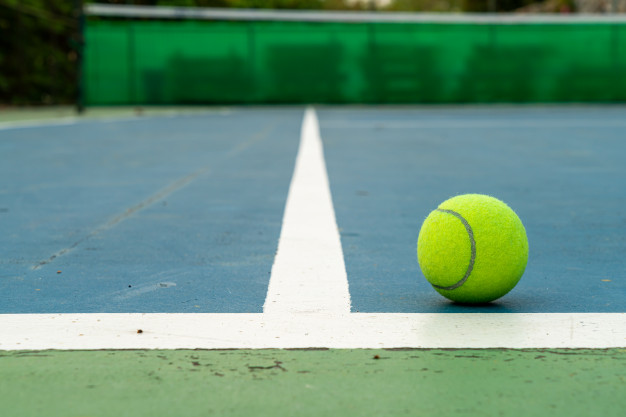
#> input picture Class/img2/1.jpg, 626 x 417 px, given in place of the camera
$ python 'Class Week 6 Camnera Colour Detective.py'
#> lines starting #> are read from the running program, lines starting #| are printed output that depends on the picture; after the words box and inside, x2 and y2 are one past the last pixel; in counts of white or black regions, pixels touching at a corner belong together
import numpy as np
import cv2 as cv
cap = cv.VideoCapture(0)
if not cap.isOpened():
    print("Cannot open camera")
    exit()
while True:
    # Capture frame-by-frame
    ret, frame = cap.read()
#> frame is the input picture: shape (417, 626, 3); mean B, G, R 124.3, 145.7, 103.9
    # if frame is read correctly ret is True
    if not ret:
        print("Can't receive frame (stream end?). Exiting ...")
        break
    # Our operations on the frame come here
    frame = cv.GaussianBlur(frame, (5,5), 0)
    hsv = cv.cvtColor(frame, cv.COLOR_BGR2HSV)
#> hsv: shape (417, 626, 3); mean H, S, V 70.8, 114.9, 151.5
    b_img = cv.inRange(hsv,(85,110,70),(120,255,255))
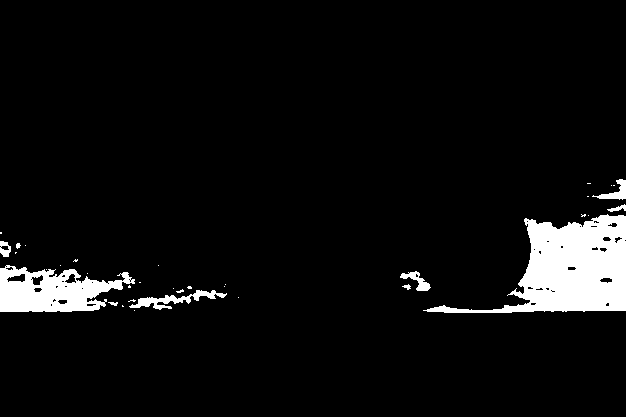
#> b_img: shape (417, 626); 5.6% white; 35 white regions (25 under 20 px), largest, box (x1, y1, x2, y2) and area: (423, 214, 626, 313) 9309, (0, 265, 135, 312) 3907, (129, 290, 227, 310) 622
    # Use morphology to remove noise in the binary image
    kernel = cv.getStructuringElement(cv.MORPH_RECT, (5,5))
    # b_img = cv.morphologyEx(b_img,cv.MORPH_CLOSE,kernel,iterations=2)
    b_img = cv.morphologyEx(b_img,cv.MORPH_OPEN,kernel,iterations=1)
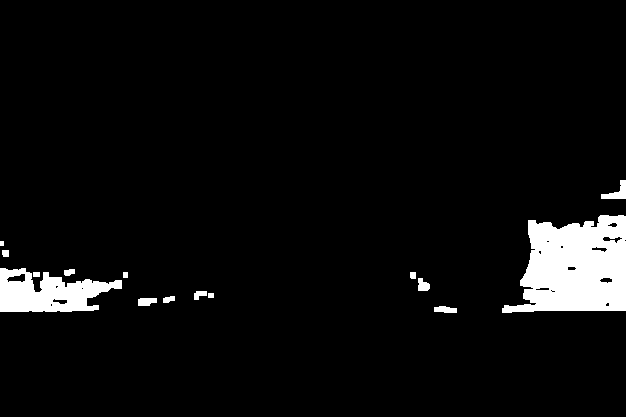
#> b_img: shape (417, 626); 5.1% white; 15 white regions

    contours, hierachy = cv.findContours(b_img,cv.RETR_EXTERNAL, cv.CHAIN_APPROX_SIMPLE)
#> contours = 15 contours, 1 with area under 20; largest, box (x1, y1, x2, y2) and area: (502, 215, 626, 313) 8772, (0, 268, 122, 312) 3316, (601, 180, 626, 199) 185, (138, 298, 157, 306) 106, (434, 306, 457, 313) 101
    for cnt in contours:
        if cv.contourArea(cnt)>100:
            x,y,w,h = cv.boundingRect(cnt)
            cv.rectangle(frame,(x,y),(x+w,y+h),(0,255,0),2)
#> this loop made 15 passes
#> (x, y, w, h) on passes 1, 2, 11, 14, 15: (434, 306, 23, 7), (138, 298, 19, 8), (0, 268, 122, 44), (502, 215, 124, 98), (601, 180, 25, 19)
#> cnt on passes 4, 8, 9, 13: [[208, 293], [208, 297], [213, 297], [213, 293]], [[123, 272], [123, 277], [127, 277], [127, 272]], [[33, 272], [33, 276], [39, 276], [39, 272]], [[0, 241], [0, 245], [3, 245], [3, 241]]
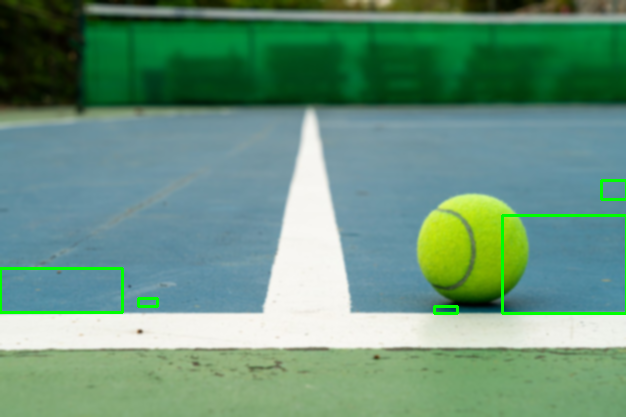
#> frame: shape (417, 626, 3); mean B, G, R 122.8, 146.8, 102.8
    # Display the resulting frame
    cv.imshow('frame', frame)
    # cv.imshow('binary', b_img)
    if cv.waitKey(1) == ord('q'):
#> (key q is pressed here)
        break
# When everything done, release the capture
cap.release()
cv.destroyAllWindows()

$ run again, on Class/img2/2.jpg
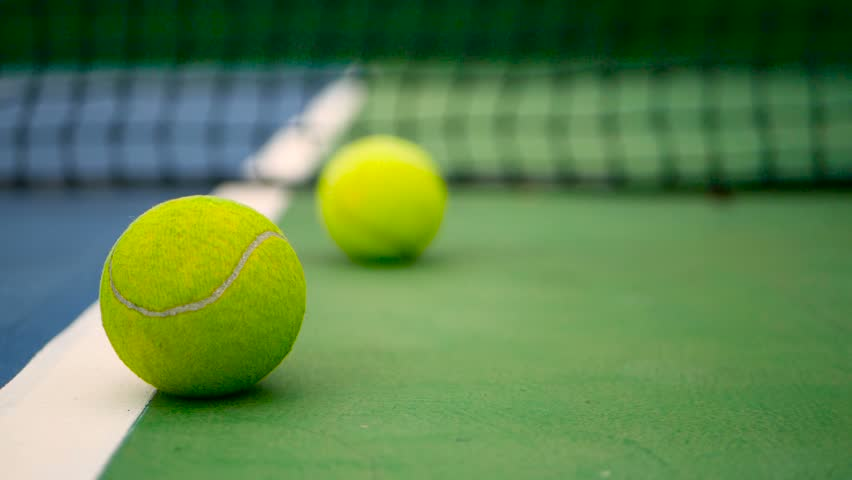
#> input picture Class/img2/2.jpg, 852 x 480 px, given in place of the camera
#> frame is the input picture: shape (480, 852, 3); mean B, G, R 76.3, 130.7, 92.7
#> hsv: shape (480, 852, 3); mean H, S, V 57.4, 141.8, 134.4
#> `b_img = cv.morphologyEx(b_img,cv.MORPH_OPEN,kernel,iterations=1)`:
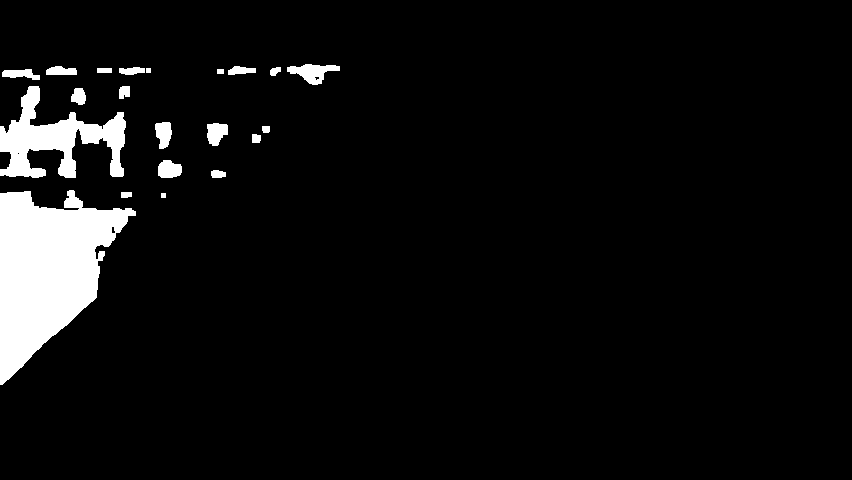
#> b_img: shape (480, 852); 5.7% white; 21 white regions
#> contours = 21 contours, 2 with area under 20; largest, box (x1, y1, x2, y2) and area: (0, 190, 136, 385) 14422, (0, 86, 126, 178) 4748, (287, 64, 340, 85) 532, (207, 123, 228, 146) 324, (158, 160, 182, 178) 317
#> the loop `for cnt in contours:` made 21 passes
#> (x, y, w, h) on passes 3, 5, 8, 9, 10, 11, 12, 14: (0, 190, 136, 195), (158, 160, 24, 18), (207, 123, 21, 23), (155, 122, 17, 27), (71, 88, 15, 17), (119, 86, 11, 13), (0, 86, 126, 92), (2, 69, 38, 11)
#> after the loop `for cnt in contours:`:
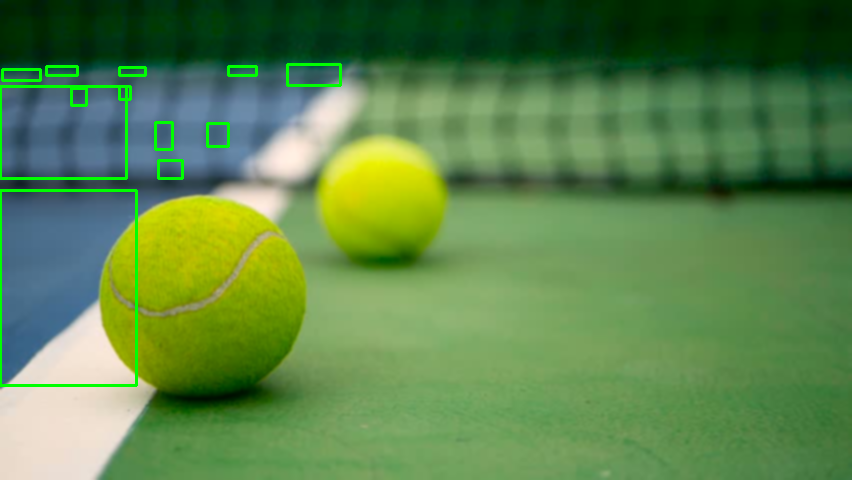
#> frame: shape (480, 852, 3); mean B, G, R 74.9, 132.6, 91.7

$ run again, on Class/img2/Group.jpg
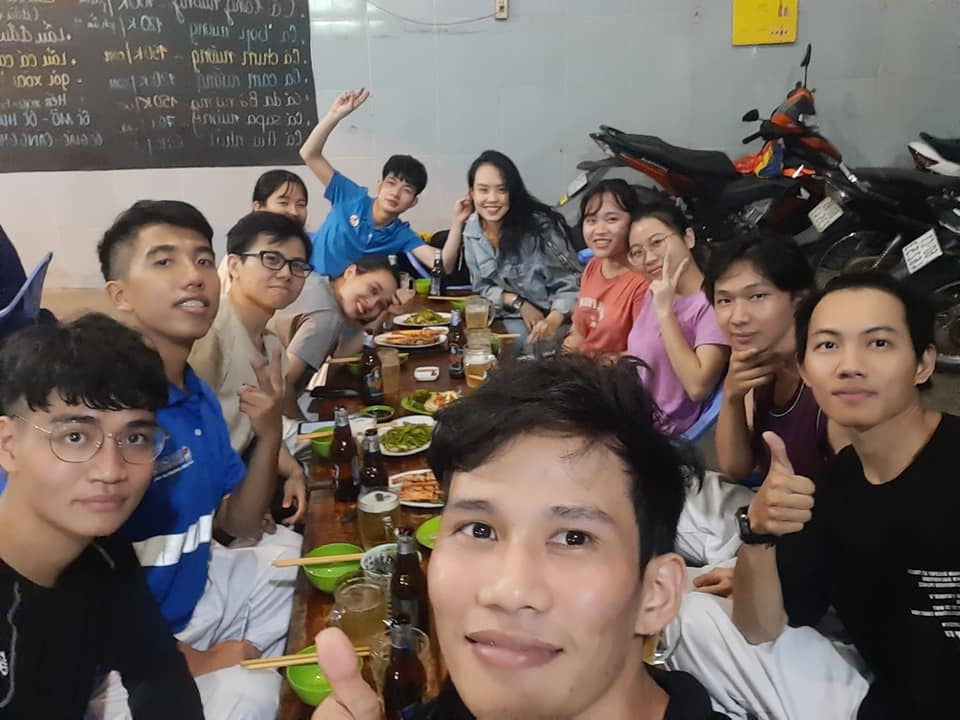
#> input picture Class/img2/Group.jpg, 960 x 720 px, given in place of the camera
#> frame is the input picture: shape (720, 960, 3); mean B, G, R 93.9, 99.6, 110.5
#> hsv: shape (720, 960, 3); mean H, S, V 49.8, 59.8, 115.7
#> `b_img = cv.inRange(hsv,(85,110,70),(120,255,255))`:
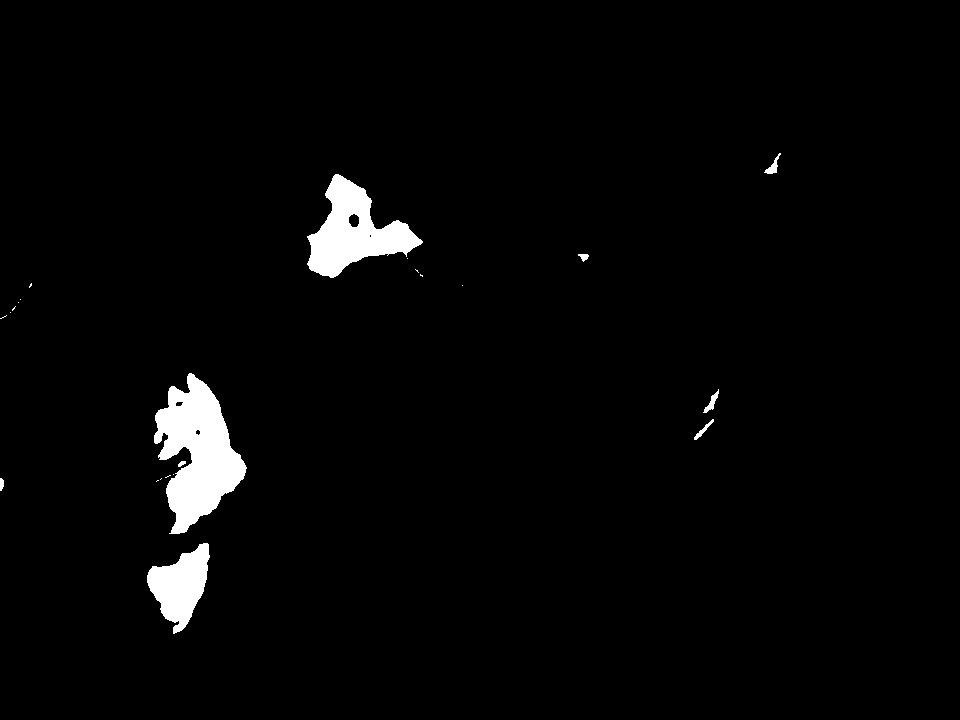
#> b_img: shape (720, 960); 2.5% white; 23 white regions (14 under 20 px), largest, box (x1, y1, x2, y2) and area: (154, 373, 247, 534) 8150, (307, 174, 423, 278) 5574, (147, 543, 210, 634) 3169
#> contours = 8 contours, 1 with area under 20; largest, box (x1, y1, x2, y2) and area: (154, 374, 246, 534) 7924, (308, 175, 421, 277) 5472, (147, 543, 209, 632) 3038, (767, 164, 777, 174) 64, (581, 254, 588, 260) 29, (0, 479, 4, 489) 25, (709, 403, 714, 409) 20
#> the loop `for cnt in contours:` made 8 passes
#> (x, y, w, h) on passes 1, 5, 7: (147, 543, 62, 89), (154, 374, 92, 160), (308, 175, 113, 102)
#> after the loop `for cnt in contours:`:
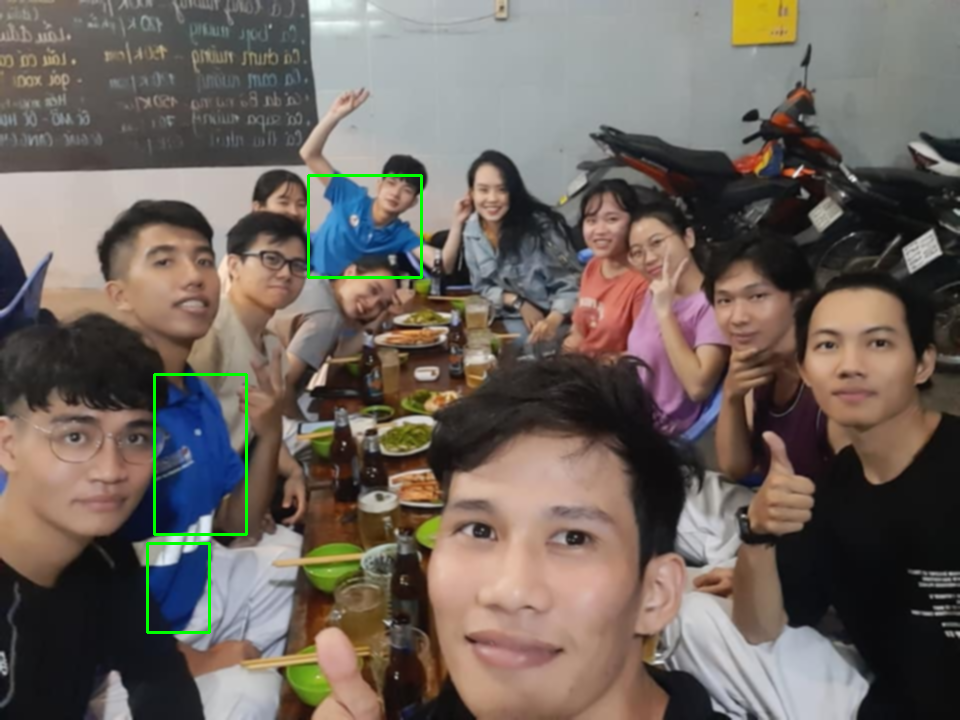
#> frame: shape (720, 960, 3); mean B, G, R 93.3, 100.4, 109.9

$ run again, on Class/img2/Group2.jpg
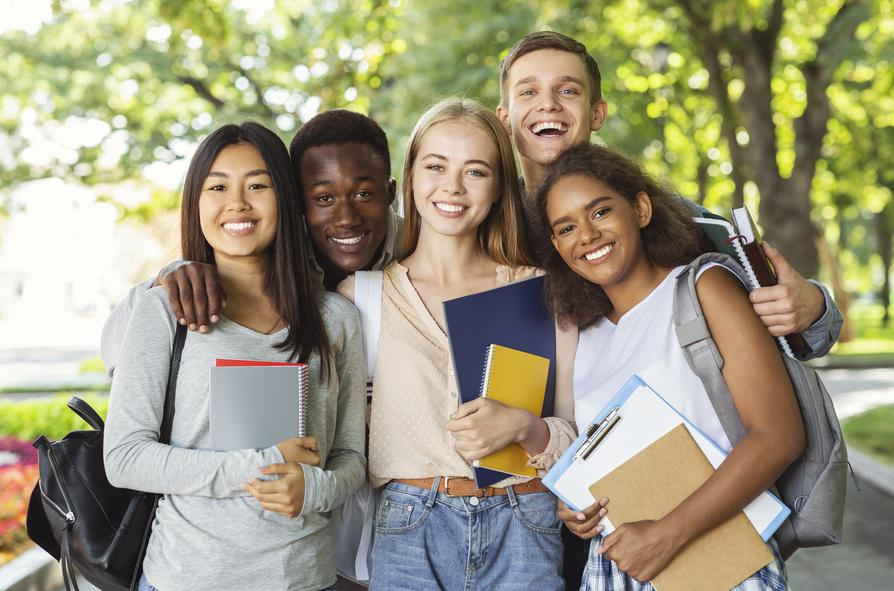
#> input picture Class/img2/Group2.jpg, 894 x 591 px, given in place of the camera
#> frame is the input picture: shape (591, 894, 3); mean B, G, R 126.1, 151.9, 157.3
#> hsv: shape (591, 894, 3); mean H, S, V 46.5, 69.2, 163.8
#> `b_img = cv.morphologyEx(b_img,cv.MORPH_OPEN,kernel,iterations=1)`:
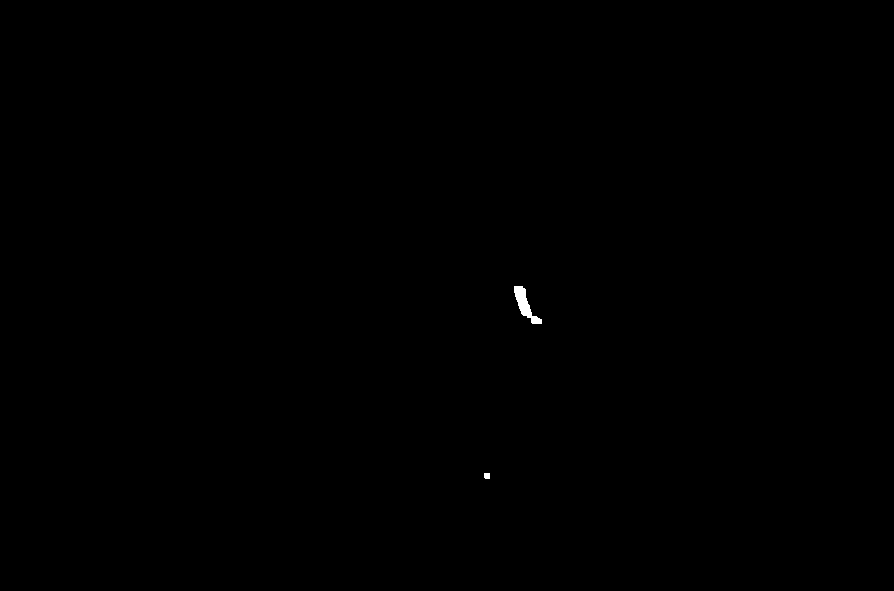
#> b_img: shape (591, 894); 0.08% white; 2 white regions
#> contours = 2 contours; box (x1, y1, x2, y2) and area: (514, 286, 542, 324) 354, (484, 473, 490, 479) 24
#> the loop `for cnt in contours:` made 2 passes
#> (x, y, w, h) on pass 2: (514, 286, 28, 38)
#> after the loop `for cnt in contours:`:
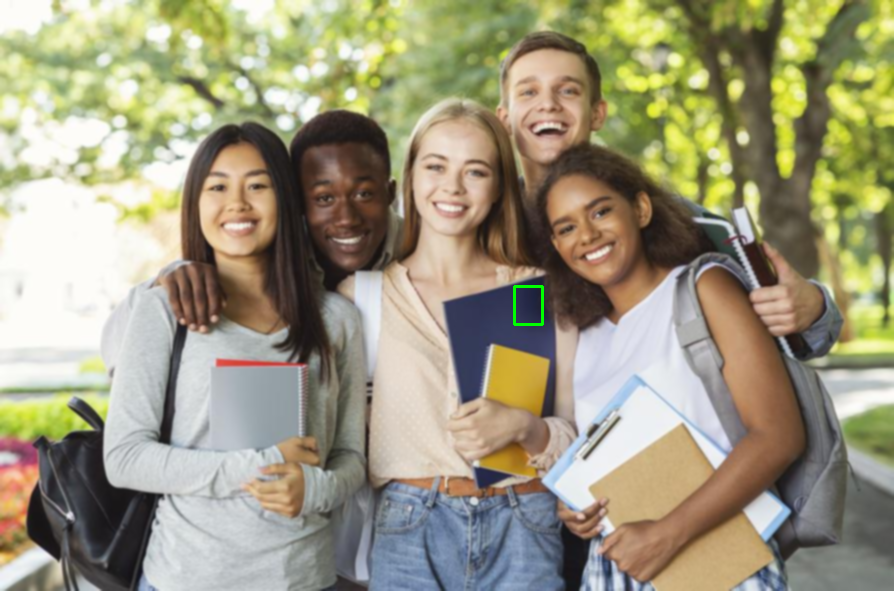
#> frame: shape (591, 894, 3); mean B, G, R 126.1, 152, 157.3
